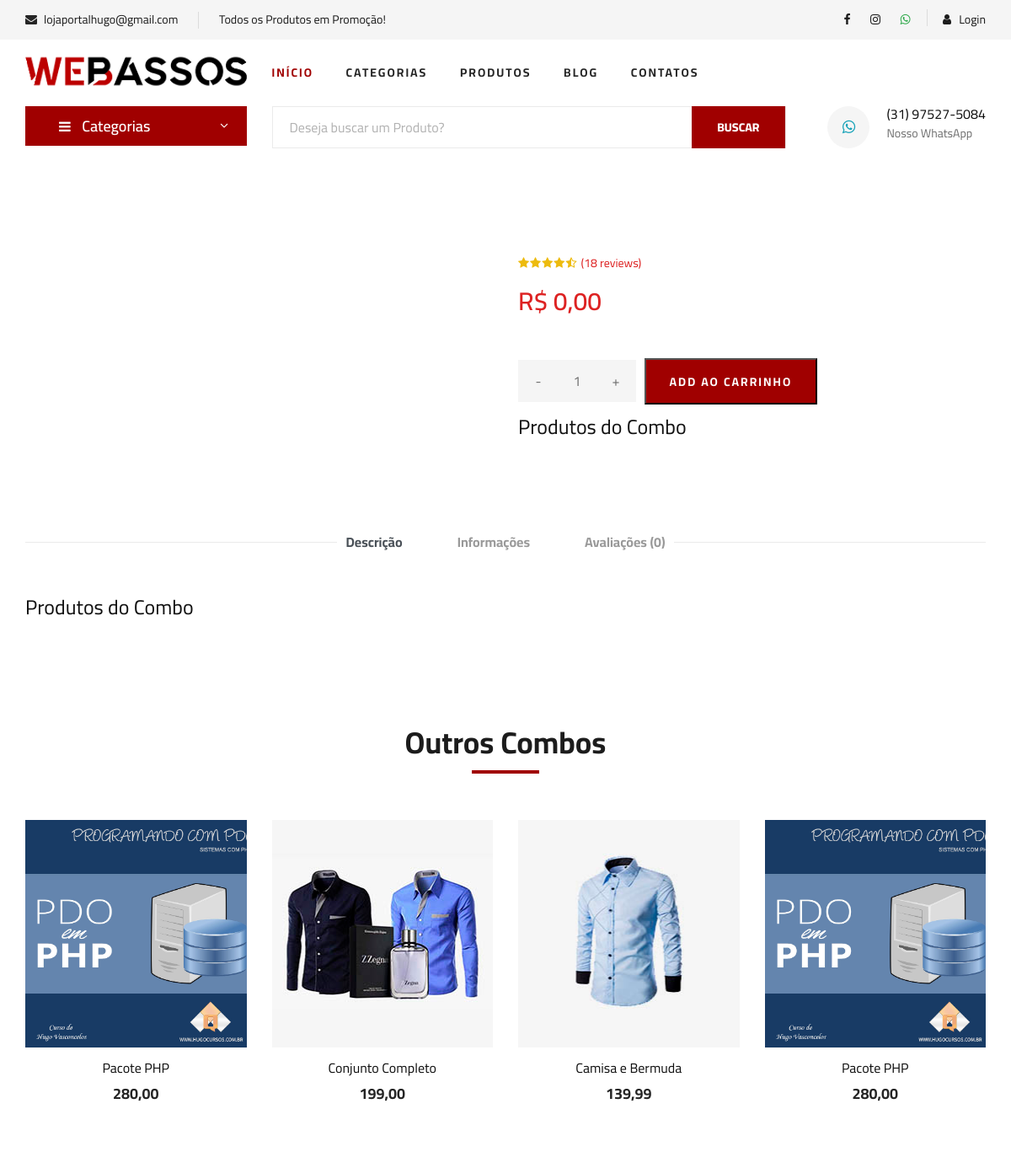
The app's page /combo.php with its own data.
### tables this page shows
CREATE TABLE `combos` (
  `id` int(11) NOT NULL AUTO_INCREMENT,
  `nome` varchar(100) NOT NULL,
  `nome_url` varchar(50) NOT NULL,
  `descricao` varchar(1000) NOT NULL,
  `descricao_longa` text NOT NULL,
  `valor` decimal(8,2) NOT NULL,
  `imagem` varchar(100) NOT NULL,
  `tipo_envio` int(1) NOT NULL,
  `palavras` varchar(250) NOT NULL,
  `ativo` varchar(5) NOT NULL,
  `peso` double(8,2) NOT NULL,
  `largura` double(8,2) NOT NULL,
  `altura` double(8,2) NOT NULL,
  `comprimento` double(8,2) NOT NULL,
  `valor_frete` decimal(10,2) DEFAULT NULL,
  `vendas` int(11) DEFAULT NULL,
  `link` varchar(150) DEFAULT NULL,
  PRIMARY KEY (`id`)
);

### combo.php (the view, shortened to what this page needs)
<?php
$produto_get = @$_GET['nome'];
?>
<?php
require_once("cabecalho.php");
require_once("cabecalho-busca.php");
$query = $pdo->query("SELECT * FROM combos where nome_url = '$produto_get' ");
$res = $query->fetchAll(PDO::FETCH_ASSOC);
$valor = $res[0]['valor'];
$id_produto = $res[0]['id'];
$valor = number_format($valor, 2, ',', '.');
?>
<section class="product-details spad">
    <div class="container">
        <div class="row">
            <div class="col-lg-6 col-md-6">
                <div class="product__details__pic">
                    <div class="product__details__pic__item">
                    </div>
                </div>
            </div>
            <div class="col-lg-6 col-md-6">
                <div class="product__details__text">
                    <div class="product__details__rating">
                        <i class="fa fa-star"></i>
                        <i class="fa fa-star"></i>
                        <i class="fa fa-star"></i>
                        <i class="fa fa-star"></i>
                        <i class="fa fa-star-half-o"></i>
                        <span>(18 reviews)</span>
                    </div>
                    <div class="product__details__price">R$ <?php echo $valor ?></div>
                    <form method="post" id="form-add">
                        <div class="product__details__quantity">
                            <div class="quantity">
                                <div class="pro-qty">
                                    <input type="text" name="quantidade" value="1">
                                </div>
                            </div>
                        </div>
                        <button class="primary-btn" id="btn-add-car">ADD AO CARRINHO</button>
                    </form>
                    <h4 class="mt-2">Produtos do Combo</h4>
                  </div>
              </div>
          </div>
          <div class="row">
              <div class="col-lg-12">
                <div class="product__details__tab">
                    <ul class="nav nav-tabs" role="tablist">
                        <li class="nav-item">
                            <a class="nav-link active" data-toggle="tab" href="#tabs-1" role="tab"
                            aria-selected="true">Descrição</a>
                        </li>
                        <li class="nav-item">
                            <a class="nav-link" data-toggle="tab" href="#tabs-2" role="tab"
                            aria-selected="false">Informações</a>
                        </li>
                       <?php
                            $query = $pdo->query("SELECT * FROM avaliacoes where id_produto = '$id_produto' ");
                            $res = $query->fetchAll(PDO::FETCH_ASSOC);
                            $total_aval = @count($res);
                         ?>
                        <li class="nav-item">
                            <a class="nav-link" data-toggle="tab" href="#tabs-3" role="tab"
                            aria-selected="false">Avaliações <span>(<?php echo $total_aval ?>)</span></a>
                        </li>
                    </ul>
                    <div class="tab-content">
                        <div class="tab-pane active" id="tabs-1" role="tabpanel">
                            <div class="product__details__tab__desc">
                                <h4 class="mt-2 mb-4">Produtos do Combo</h4>
                            </div>
                        </div>
                    </div>
                </div>
            </div>
        </div>
    </div>
</section>
<section class="related-product">
    <div class="container">
        <div class="row">
            <div class="col-lg-12">
                <div class="section-title related__product__title">
                    <h2>Outros Combos</h2>
                </div>
            </div>
        </div>
        <div class="row">
            <div class="categories__slider owl-carousel">
                <?php
                $query = $pdo->query("SELECT * FROM combos order by id desc limit 10 ");
                $res = $query->fetchAll(PDO::FETCH_ASSOC);
                for ($i=0; $i < count($res); $i++) {
                  $nome = $res[$i]['nome'];
                  $valor = $res[$i]['valor'];
                  $nome_url = $res[$i]['nome_url'];
                  $imagem = $res[$i]['imagem'];
                  $valor = number_format($valor, 2, ',', '.');
                  ?>
                  <div class="col-lg-3 col-md-4 col-sm-6 mix sapatos fresh-meat">
                      <div class="product__item">
                        <div class="product__item__pic set-bg" data-setbg="img/combos/<?php echo $imagem ?>">
                            </div>
                            <div class="product__item__text">
                                <a href="combo-<?php echo $nome_url ?>"><h6><?php echo $nome ?></h6>
                                    <h5><?php echo $valor ?></h5></a>
                                </div>
                            </div>
                        </div>
                    <?php } ?>
                </div>
            </div>
        </div>
    </section>
    <?php
    require_once("rodape.php");
    ?>

### css/style.css (style rules this page uses)
html, body { height: 100%; font-family: "Cairo", sans-serif; -webkit-font-smoothing: antialiased; font-smoothing: antialiased; }
h1, h2, h3, h4, h5, h6 { margin: 0; color: #111111; font-weight: 400; font-family: "Cairo", sans-serif; }
h2 { font-size: 36px; }
h4 { font-size: 24px; }
h5 { font-size: 18px; }
h6 { font-size: 16px; }
ul, ol { padding: 0; margin: 0; }
.section-title { margin-bottom: 50px; text-align: center; }
.section-title h2 { color: #1c1c1c; font-weight: 700; position: relative; }
.section-title h2:after { position: absolute; left: 0; bottom: -15px; right: 0; height: 4px; width: 80px; background: #a00000; content: ""; margin: 0 auto; }
.set-bg { background-repeat: no-repeat; background-size: cover; background-position: top center; }
.spad { padding-top: 100px; padding-bottom: 100px; }
.primary-btn { display: inline-block; font-size: 14px; padding: 10px 28px 10px; color: #ffffff; text-transform: uppercase; font-weight: 700; background: #a00000; letter-spacing: 2px; }
.categories__slider .col-lg-3 { max-width: 100%; }
.product__item { margin-bottom: 50px; }
.product__item__pic { height: 270px; position: relative; overflow: hidden; }
.product__item__text { text-align: center; padding-top: 15px; }
.product__item__text h6 { margin-bottom: 10px; }
.product__item__text h5 { color: #252525; font-weight: 700; }
.product-details { padding-top: 80px; }
.product__details__pic__item { margin-bottom: 20px; }
.product__details__text .product__details__rating { font-size: 14px; margin-bottom: 12px; }
.product__details__text .product__details__rating i { margin-right: -2px; color: #EDBB0E; }
.product__details__text .product__details__rating span { color: #dd2222; margin-left: 4px; }
.product__details__text .product__details__price { font-size: 30px; color: #dd2222; font-weight: 600; margin-bottom: 15px; }
.product__details__text .primary-btn { padding: 16px 28px 14px; margin-right: 6px; margin-bottom: 5px; }
.product__details__quantity { display: inline-block; margin-right: 6px; }
.pro-qty { width: 140px; height: 50px; display: inline-block; position: relative; text-align: center; background: #f5f5f5; margin-bottom: 5px; }
.pro-qty input { height: 100%; width: 100%; font-size: 16px; color: #6f6f6f; width: 50px; border: none; background: #f5f5f5; text-align: center; }
.product__details__tab { padding-top: 85px; }
.product__details__tab .nav-tabs { border-bottom: none; justify-content: center; position: relative; }
.product__details__tab .nav-tabs:before { position: absolute; left: 0; top: 12px; height: 1px; width: 370px; background: #ebebeb; content: ""; }
.product__details__tab .nav-tabs:after { position: absolute; right: 0; top: 12px; height: 1px; width: 370px; background: #ebebeb; content: ""; }
.product__details__tab .nav-tabs li { margin-bottom: 0; margin-right: 65px; }
.product__details__tab .nav-tabs li:last-child { margin-right: 0; }
.product__details__tab .nav-tabs li a { font-size: 16px; color: #999999; font-weight: 700; border: none; border-top-left-radius: 0; border-top-right-radius: 0; padding: 0; }
.product__details__tab .product__details__tab__desc { padding-top: 44px; }
.related-product { padding-bottom: 30px; }
.related__product__title { margin-bottom: 70px; }
@media only screen and (min-width: 1200px) { .container { max-width: 1170px; } }

### records on screen
combos: shows a picture, nome "Pacote PHP", valor "280,00"
combos: shows a picture, nome "Conjunto Completo", valor "199,00"
combos: shows a picture, nome "Camisa e Bermuda", valor "139,99"

### other values on screen
$email "lojaportalhugo@gmail.com"
$texto_destaque "Todos os Produtos em Promoção!"
$whatsapp "(31) 97527-5084"
$valor "0,00"
$total_aval "0"
